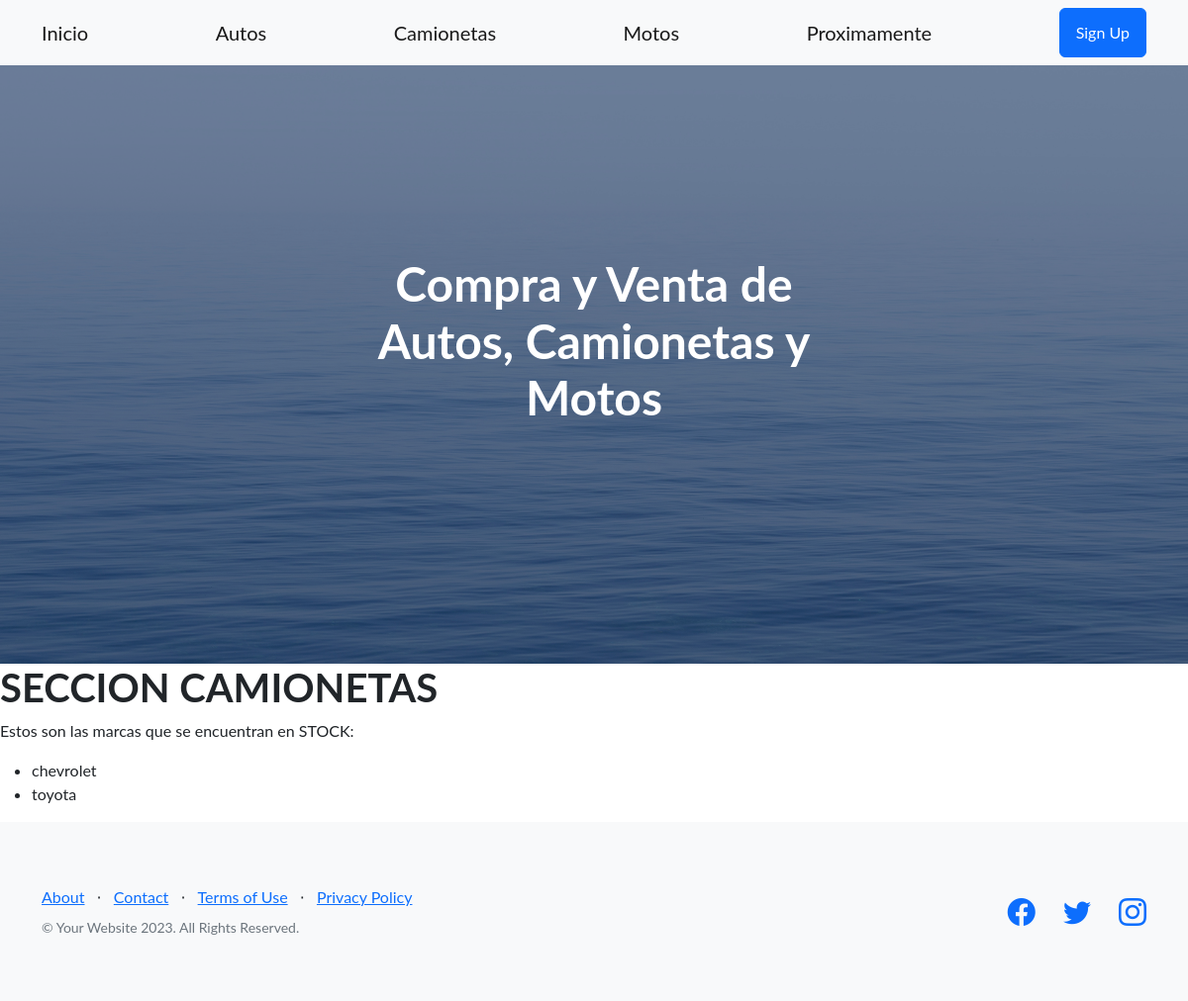
The page /CompraVenta/stock-camionetas/ on the database as committed earlier.
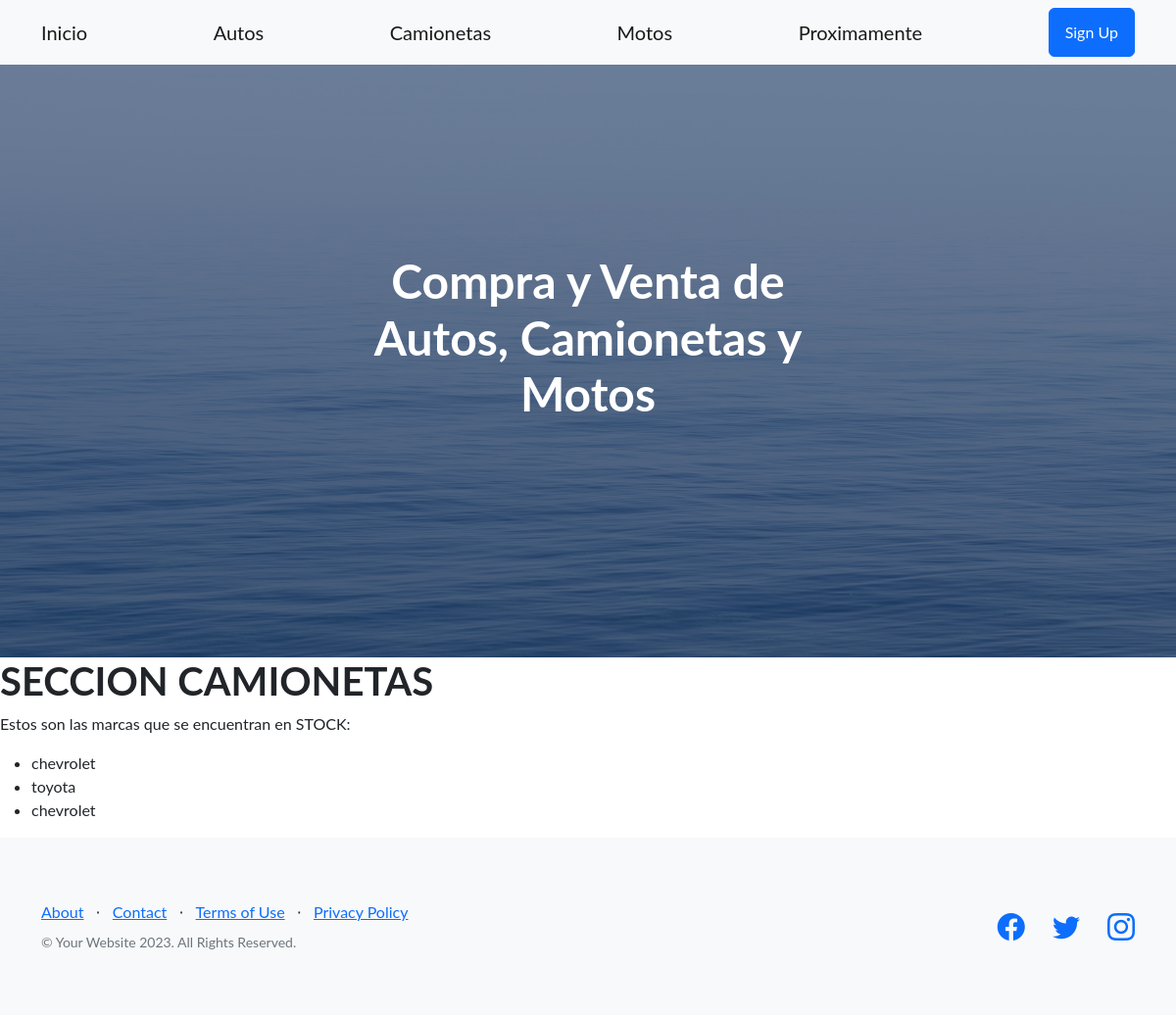
The same page on the database as committed later.
### CompraVenta/models.py (models this page shows)
class Camioneta(models.Model):
    marca = models.CharField(max_length=50)
    modelo = models.CharField(max_length=50)
    anio = models.IntegerField(max_length=4)

### CompraVenta/views.py (the view)
# urls.py: path('stock-camionetas/', stock_camionetas, name="Stock_Camionetas"),
def stock_camionetas(req):
     stock = Camioneta.objects.all()
     return render(req, "stock_camioneta.html", {"stock_camionetas": stock})

### CompraVenta/templates/stock_camioneta.html
{% extends 'padre.html' %}
{% block ContenidoQueCambia %}
<h1>SECCION CAMIONETAS</h1>
<p>Estos son las marcas que se encuentran en STOCK:</p>
    <ul>
        {% for camioneta in stock_camionetas  %}
            <li>{{camioneta.marca}}</li>
        {% endfor %}
    </ul>
{% endblock ContenidoQueCambia %}

Rows that differ between the two databases and show on the page:
added Camioneta: marca "chevrolet"
